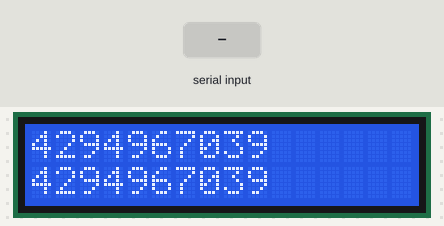
Simulated run of this sketch. Board: Arduino Uno, built with avr-gcc and run on an emulated ATmega328P. On the bench: 16×2 character LCD. Inputs (shaded band) come from the test bench.

Above: at 2.2 s.
2.3 s: "1" received over the second serial link
At 2.51 s:
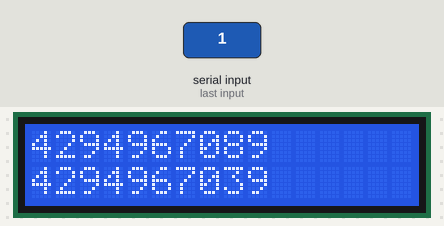
4.1 s: "0" received over the second serial link
5.9 s: "2" received over the second serial link
At 6.03 s:
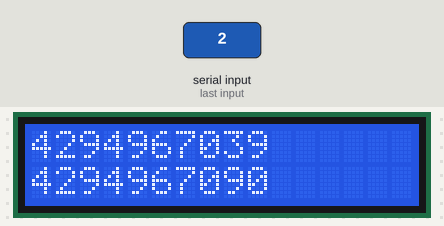
Timing chart, 0 to 8.9 s (numbered marks = the images above; inputs shaded):
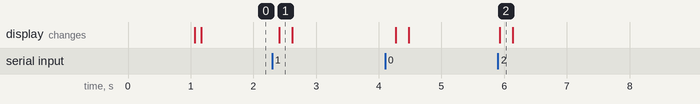

Measured:
- after the input at 2.3 s, the display: changes after 0.11 s (image 1)
- after the input at 5.9 s, the display: changes at once (image 2)

The sketch:

encoder_check.ino
```cpp
#include <LiquidCrystal.h>
#include <SoftwareSerial.h>   // Use pins other than 0 and 1 to command motor controller board
LiquidCrystal lcd(12, 11, 6, 5, 4, 3);  // Pins used to connect LCD
SoftwareSerial robot(8, 7);             // Pins used to connect motor controller
long unsigned int encoderValue1 = 0;
long unsigned int encoderValue2 = 0;

void setup() {
  robot.begin(57600);  // Connection to the motore-controller board
  delay(1000);           // Wait for the car to be put down on the floor
  robot.print("#Sb020,020");   // 25% speed on each motor
  lcd.begin(16, 2);
}

void loop() {
  encoderValue1 = readEncoder(1);
  encoderValue2 = readEncoder(2);
  lcd.setCursor(0, 0);
  lcd.print(encoderValue1);
  lcd.print("          ");
  lcd.setCursor(0, 1);
  lcd.print(encoderValue2);
  lcd.print("          ");
  delay(100);
}

long unsigned int readEncoder (int side) {
  long unsigned int encoder = 0;
  if (side == 1){
     robot.write("#e1");
  }
  else{
    robot.write("#e2");
  }
  // wait breifly for response
  delay(50);
  encoder = robot.read();
  encoder += (robot.read()<<8);
  encoder += (robot.read()<<16);
  encoder += (robot.read()<<24);
  return encoder;
}
```
